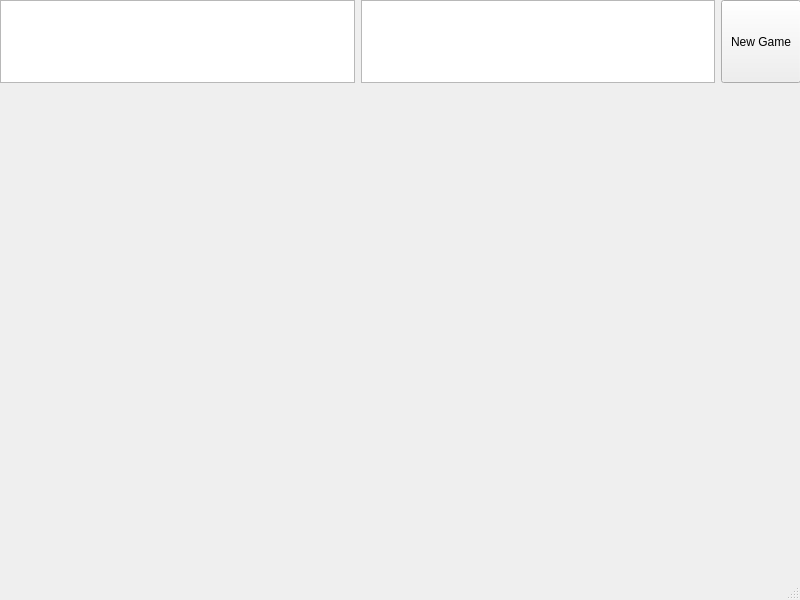
<?xml version="1.0" encoding="UTF-8"?>
<ui version="4.0">
 <class>MainWindow</class>
 <widget class="QMainWindow" name="MainWindow">
  <property name="geometry">
   <rect>
    <x>0</x>
    <y>0</y>
    <width>800</width>
    <height>600</height>
   </rect>
  </property>
  <property name="windowTitle">
   <string>MainWindow</string>
  </property>
  <widget class="QWidget" name="centralwidget">
   <widget class="QWidget" name="horizontalLayoutWidget">
    <property name="geometry">
     <rect>
      <x>0</x>
      <y>0</y>
      <width>801</width>
      <height>83</height>
     </rect>
    </property>
    <layout class="QHBoxLayout">
     <item>
      <widget class="QColumnView" name="columnView_2"/>
     </item>
     <item>
      <widget class="QColumnView" name="columnView"/>
     </item>
     <item>
      <widget class="QPushButton" name="pushButton">
       <property name="enabled">
        <bool>true</bool>
       </property>
       <property name="sizePolicy">
        <sizepolicy hsizetype="Maximum" vsizetype="Expanding">
         <horstretch>0</horstretch>
         <verstretch>0</verstretch>
        </sizepolicy>
       </property>
       <property name="text">
        <string>New Game</string>
       </property>
      </widget>
     </item>
    </layout>
   </widget>
  </widget>
  <widget class="QMenuBar" name="menubar">
   <property name="geometry">
    <rect>
     <x>0</x>
     <y>0</y>
     <width>800</width>
     <height>24</height>
    </rect>
   </property>
  </widget>
  <widget class="QStatusBar" name="statusbar"/>
 </widget>
 <resources/>
 <connections/>
</ui>
